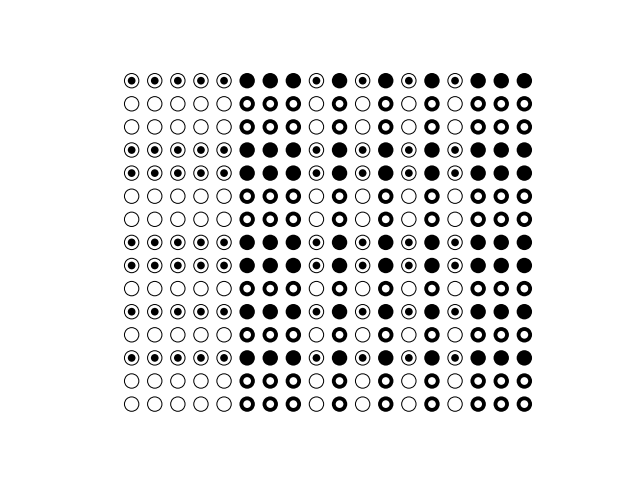
#> input picture mls.png, 640 x 480 px
$ python test.py
#> lines starting #> are read from the running program, lines starting #| are printed output that depends on the picture
import numpy as np
import matplotlib.pyplot as plt
from PIL import Image

data = [
    [[0, 1], [0, 0], [0, 1], [0, 1], [0, 1], [0, 1], [0, 0], [0, 0], [0, 0], [0, 1], [0, 1], [0, 0], [0, 1], [0, 0], [0, 0], [0, 0], [0, 0], [0, 0]],
    [[0, 1], [0, 0], [0, 1], [0, 1], [0, 1], [0, 1], [0, 0], [0, 0], [0, 0], [0, 1], [0, 1], [0, 0], [0, 1], [0, 0], [0, 0], [0, 0], [0, 0], [0, 0]],
    [[0, 1], [0, 0], [0, 1], [0, 1], [0, 1], [0, 1], [0, 0], [0, 0], [0, 0], [0, 1], [0, 1], [0, 0], [0, 1], [0, 0], [0, 0], [0, 0], [0, 0], [0, 0]],
    [[1, 1], [1, 0], [1, 1], [1, 1], [1, 1], [1, 1], [1, 0], [1, 0], [1, 0], [1, 1], [1, 1], [1, 0], [1, 1], [1, 0], [1, 0], [1, 0], [1, 0], [1, 0]],
    [[0, 1], [0, 0], [0, 1], [0, 1], [0, 1], [0, 1], [0, 0], [0, 0], [0, 0], [0, 1], [0, 1], [0, 0], [0, 1], [0, 0], [0, 0], [0, 0], [0, 0], [0, 0]],
    [[0, 1], [0, 0], [0, 1], [0, 1], [0, 1], [0, 1], [0, 0], [0, 0], [0, 0], [0, 1], [0, 1], [0, 0], [0, 1], [0, 0], [0, 0], [0, 0], [0, 0], [0, 0]],
    [[1, 1], [1, 0], [1, 1], [1, 1], [1, 1], [1, 1], [1, 0], [1, 0], [1, 0], [1, 1], [1, 1], [1, 0], [1, 1], [1, 0], [1, 0], [1, 0], [1, 0], [1, 0]],
    [[1, 1], [1, 0], [1, 1], [1, 1], [1, 1], [1, 1], [1, 0], [1, 0], [1, 0], [1, 1], [1, 1], [1, 0], [1, 1], [1, 0], [1, 0], [1, 0], [1, 0], [1, 0]],
    [[1, 1], [1, 0], [1, 1], [1, 1], [1, 1], [1, 1], [1, 0], [1, 0], [1, 0], [1, 1], [1, 1], [1, 0], [1, 1], [1, 0], [1, 0], [1, 0], [1, 0], [1, 0]],
    [[0, 1], [0, 0], [0, 1], [0, 1], [0, 1], [0, 1], [0, 0], [0, 0], [0, 0], [0, 1], [0, 1], [0, 0], [0, 1], [0, 0], [0, 0], [0, 0], [0, 0], [0, 0]]
]


image_path = "mls.png"
image = Image.open(image_path)
#> image is the input picture: PIL image 640x480 RGBA; mean R, G, B, A 229.4, 229.4, 229.4, 255
x = 220; y = 160
d = 160
box = (x, y, x+d, y+d)
cropped_image = image.crop(box)
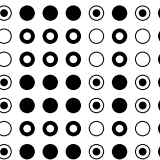
#> cropped_image: PIL image 160x160 RGBA; mean R, G, B, A 193.8, 193.8, 193.8, 255
cropped_image.save("test3.png")
